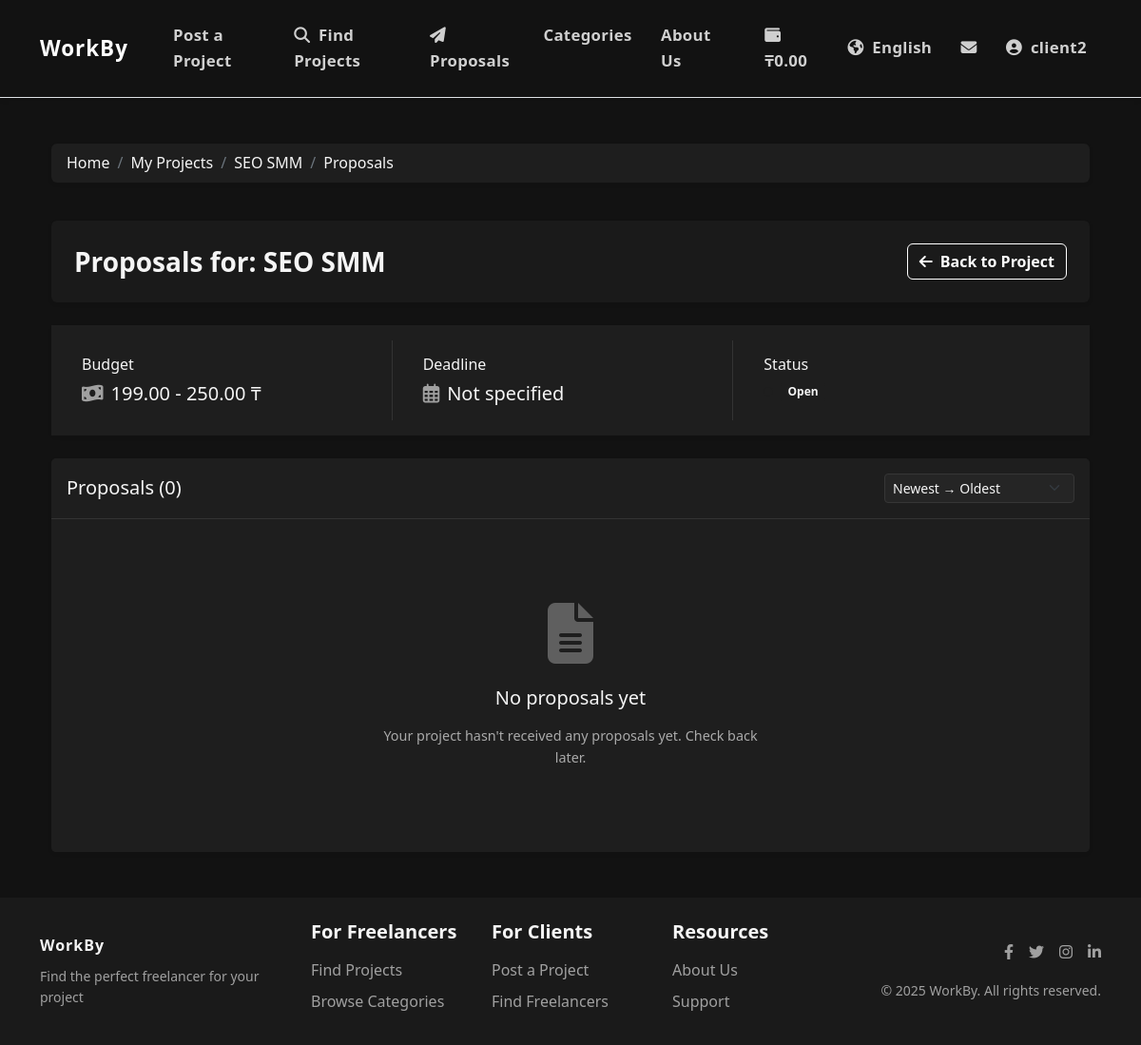
The page /en/projects/10/proposals/ (signed in) on the database as committed earlier.
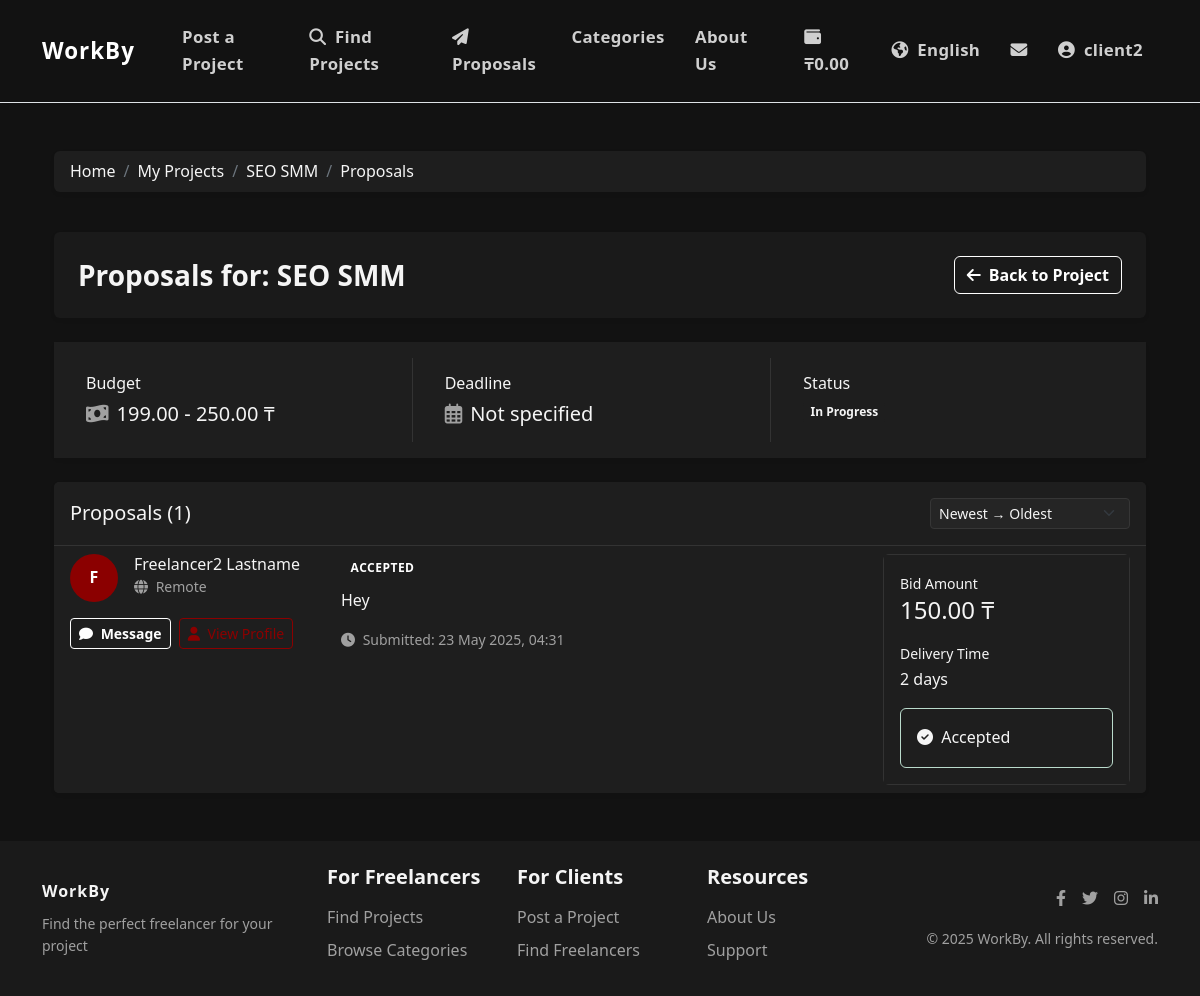
The same page on the database as committed later.
### jobs/models.py (models this page shows, shortened)
class Project(models.Model):
    STATUS_CHOICES = (
        ('draft', _('Draft')),
        ('open', _('Open')),
        ('in_progress', _('In Progress')),
        ('completed', _('Completed')),
        ('cancelled', _('Cancelled')),
    )
    BUDGET_TYPE_CHOICES = (
        ('fixed', _('Fixed Price')),
        ('hourly', _('Hourly Rate')),
    )
    title = models.CharField(_('Title'), max_length=200)
    description = models.TextField(_('Description'))
    client = models.ForeignKey(
        settings.AUTH_USER_MODEL,
        on_delete=models.CASCADE,
        related_name='client_projects'
    )
    category = models.ForeignKey(
        Category,
        on_delete=models.CASCADE,
        related_name='projects'
    )
    tags = models.ManyToManyField(
        Tag,
        blank=True,
        related_name='projects'
    )
    budget_type = models.CharField(
        _('Budget Type'),
        max_length=10,
        choices=BUDGET_TYPE_CHOICES
    )
    budget_min = models.DecimalField(
        _('Minimum Budget'),
        max_digits=10,
        decimal_places=2
    )
    budget_max = models.DecimalField(
        _('Maximum Budget'),
        max_digits=10,
        decimal_places=2
    )
    deadline = models.DateTimeField(_('Deadline'), null=True, blank=True)
    status = models.CharField(
        _('Status'),
        max_length=20,
        choices=STATUS_CHOICES,
        default='draft'
    )
    created_at = models.DateTimeField(_('Created At'), auto_now_add=True)
    updated_at = models.DateTimeField(_('Updated At'), auto_now=True)
    location_required = models.CharField(_('Location Required'), max_length=100, blank=True)
    is_remote = models.BooleanField(_('Remote Job'), default=True)
    experience_required = models.CharField(_('Experience Required'), max_length=100, blank=True)
    is_private = models.BooleanField(_('Private Project'), default=False, help_text=_('Private projects are only visible to invited freelancers'))
    class Meta:
        verbose_name = _('Project')
        verbose_name_plural = _('Projects')
        ordering = ['-created_at']

class Proposal(models.Model):
    STATUS_CHOICES = (
        ('pending', _('Pending')),
        ('accepted', _('Accepted')),
        ('rejected', _('Rejected')),
        ('withdrawn', _('Withdrawn')),
    )
    freelancer = models.ForeignKey(
        settings.AUTH_USER_MODEL,
        on_delete=models.CASCADE,
        related_name='freelancer_proposals'
    )
    project = models.ForeignKey(
        Project,
        on_delete=models.CASCADE,
        related_name='proposals'
    )
    cover_letter = models.TextField(_('Cover Letter'))
    bid_amount = models.DecimalField(_('Bid Amount'), max_digits=10, decimal_places=2)
    delivery_time = models.PositiveIntegerField(_('Delivery Time (days)'))
    status = models.CharField(
        _('Status'),
        max_length=20,
        choices=STATUS_CHOICES,
        default='pending'
    )
    created_at = models.DateTimeField(_('Created At'), auto_now_add=True)
    updated_at = models.DateTimeField(_('Updated At'), auto_now=True)
    class Meta:
        verbose_name = _('Proposal')
        verbose_name_plural = _('Proposals')
        ordering = ['-created_at']
        unique_together = ['freelancer', 'project']

### accounts/models.py (models this page shows, shortened)
class User(AbstractUser):
    USER_TYPE_CHOICES = (
        ('client', _('Client')),
        ('freelancer', _('Freelancer')),
    )
    LANGUAGE_CHOICES = (
        ('en', _('English')),
        ('ru', _('Russian')),
        ('kk', _('Kazakh')),
    )
    user_type = models.CharField(_('User Type'), max_length=10, choices=USER_TYPE_CHOICES, default='client')
    bio = models.TextField(_('Biography'), blank=True)
    avatar = models.ImageField(_('Avatar'), upload_to='avatars/', blank=True, null=True)
    phone_number = models.CharField(_('Phone Number'), max_length=15, blank=True)
    preferred_language = models.CharField(_('Preferred Language'), max_length=2, choices=LANGUAGE_CHOICES, default='en')
    dark_mode = models.BooleanField(_('Dark Mode'), default=False)
    skills = models.TextField(_('Skills'), blank=True)
    hourly_rate = models.DecimalField(_('Hourly Rate'), max_digits=10, decimal_places=2, null=True, blank=True)
    company_name = models.CharField(_('Company Name'), max_length=100, blank=True)
    def get_full_name(self):
        if self.first_name or self.last_name:
            return f"{self.first_name} {self.last_name}".strip()
        return self.username
    @property
    def is_client(self):
        return self.user_type == 'client'
    @property
    def is_freelancer(self):
        return self.user_type == 'freelancer'

### jobs/views.py (the view)
# urls.py: path('projects/<int:pk>/proposals/', views.project_proposals_view, name='project_proposals'),
@login_required
def project_proposals_view(request, pk):
    project = get_object_or_404(Project, pk=pk)
    if project.client != request.user:
        return HttpResponseForbidden(_('You do not have permission to view proposals for this project'))
    proposals = Proposal.objects.filter(project=project)
    sort = request.GET.get('sort', 'recent')
    if sort == 'recent':
        proposals = proposals.order_by('-created_at')
    elif sort == 'oldest':
        proposals = proposals.order_by('created_at')
    elif sort == 'bid-low':
        proposals = proposals.order_by('bid_amount')
    elif sort == 'bid-high':
        proposals = proposals.order_by('-bid_amount')
    elif sort == 'delivery-short':
        proposals = proposals.order_by('delivery_time')
    context = {
        'project': project,
        'proposals': proposals,
        'proposals_count': proposals.count(),
        'sort': sort,
    }
    return render(request, 'jobs/project_proposals.html', context)

### templates/jobs/project_proposals.html (shortened to what the changed rows need)
{% extends 'base.html' %}
{% load i18n %}
{% load static %}
{% block content %}
<div class="container">
    <div class="row mt-4 mb-4">
        <div class="col-lg-12">
            <nav aria-label="breadcrumb">
                <ol class="breadcrumb bg-dark bg-opacity-50 py-2 px-3 rounded shadow-sm">
                    <li class="breadcrumb-item"><a href="{% url 'jobs:project_detail' project.pk %}" class="text-light">{{ project.title }}</a></li>
                </ol>
            </nav>
        </div>
    </div>
    <div class="row">
        <div class="col-lg-12">
            <div class="d-flex justify-content-between align-items-center p-4 bg-dark rounded shadow-sm mb-4">
                <h1 class="h3 mb-0 fw-bold">{% trans "Proposals for" %}: {{ project.title }}</h1>
                <a href="{% url 'jobs:project_detail' project.pk %}" class="btn btn-outline-light">
                    <i class="fas fa-arrow-left me-2"></i>{% trans "Back to Project" %}
                </a>
            </div>
            <div class="card border-0 bg-dark text-light shadow-sm mb-4">
                <div class="card-body">
                    <div class="project-info-grid" style="display: grid; grid-template-columns: repeat(3, 1fr); gap: 16px;">
                        <div class="info-item p-3 border-end border-secondary">
                            <h6 class="text-muted mb-2">{% trans "Budget" %}</h6>
                            <p class="h5 text-primary mb-0 d-flex align-items-center">
                                <i class="fas fa-money-bill-wave me-2 text-muted"></i>
                                {{ project.budget_min }} - {{ project.budget_max }} ₸
                            </p>
                        </div>
                        <div class="info-item p-3">
                            <p class="mb-0 d-flex align-items-center">
                                {% if project.status == 'open' %}
                                    <span class="status-indicator me-2" style="display: inline-block; width: 10px; height: 10px; border-radius: 50%; background-color: #4caf50;"></span>
                                    <span class="badge status-badge status-{{ project.status }}" style="color: #4caf50;">
                                        {{ project.get_status_display }}
                                    </span>
                                {% else %}
                                    <span class="badge status-badge status-{{ project.status }}">
                                        {{ project.get_status_display }}
                                    </span>
                                {% endif %}
                            </p>
                        </div>
                    </div>
                </div>
            </div>
        </div>
    </div>
    <div class="row">
        <div class="col-lg-12">
            <div class="card border-0 bg-dark text-light shadow-sm mb-4">
                <div class="card-header bg-dark py-3">
                    <div class="d-flex justify-content-between align-items-center">
                        <h5 class="mb-0 fs-5">{% trans "Proposals" %} ({{ proposals_count }})</h5>
                        <div class="sort-select-wrapper" style="width: 200px;">
                            <select class="form-select form-select-sm bg-dark text-light border-secondary" id="proposal-sort" onchange="window.location=this.value;">
                            </select>
                        </div>
                    </div>
                </div>
                <div class="list-group list-group-flush">
                    {% for proposal in proposals %}
                        <div class="list-group-item bg-dark border-light border-opacity-10">
                            <div class="row">
                                <div class="col-md-3">
                                    <div class="d-flex align-items-center mb-3">
                                        {% if proposal.freelancer.avatar %}
                                            <img src="{{ proposal.freelancer.avatar.url }}" alt="{{ proposal.freelancer.get_full_name }}" class="rounded-circle me-3" style="width: 48px; height: 48px; object-fit: cover;">
                                        {% else %}
                                            <div class="rounded-circle bg-primary d-flex align-items-center justify-content-center me-3" style="width: 48px; height: 48px;">
                                                <span class="text-white fw-bold">{{ proposal.freelancer.get_full_name|slice:":1"|upper }}</span>
                                            </div>
                                        {% endif %}
                                        <div>
                                            <h6 class="mb-0">
                                                <a href="{% url 'accounts:freelancer_detail' proposal.freelancer.username %}" class="text-decoration-none text-light">
                                                    {{ proposal.freelancer.get_full_name|default:proposal.freelancer.username }}
                                                </a>
                                            </h6>
                                            <small class="text-muted">
                                                {% if proposal.freelancer.location %}
                                                    <i class="fas fa-map-marker-alt me-1"></i> {{ proposal.freelancer.location }}
                                                {% else %}
                                                    <i class="fas fa-globe me-1"></i> {% trans "Remote" %}
                                                {% endif %}
                                            </small>
                                        </div>
                                    </div>
                                    <div class="d-flex gap-2">
                                        <a href="{% url 'chat:start_conversation' proposal.freelancer.id %}" class="btn btn-sm btn-outline-light">
                                            <i class="fas fa-comment me-1"></i> {% trans "Message" %}
                                        </a>
                                        <a href="{% url 'accounts:freelancer_detail' proposal.freelancer.username %}" class="btn btn-sm btn-outline-primary">
                                            <i class="fas fa-user me-1"></i> {% trans "View Profile" %}
                                        </a>
                                    </div>
                                </div>
                                <div class="col-md-6">
                                    <div class="mb-3">
                                        <span class="badge status-badge status-{{ proposal.status }} mb-2">{{ proposal.get_status_display }}</span>
                                        <p>{{ proposal.cover_letter|linebreaksbr|truncatewords:50 }}</p>
                                    </div>
                                    <div class="text-muted small">
                                        <i class="fas fa-clock me-1"></i> {% trans "Submitted" %}: {{ proposal.created_at|date:"d M Y, H:i" }}
                                    </div>
                                </div>
                                <div class="col-md-3">
                                    <div class="card bg-dark-gray h-100">
                                        <div class="card-body">
                                            <div class="bid-amount mb-3">
                                                <span class="text-muted small">{% trans "Bid Amount" %}</span>
                                                <h4 class="text-primary mb-0">{{ proposal.bid_amount }} ₸</h4>
                                            </div>
                                            <div class="delivery-time mb-3">
                                                <span class="text-muted small">{% trans "Delivery Time" %}</span>
                                                <div>{{ proposal.delivery_time }} {% trans "days" %}</div>
                                            </div>
                                                                                        {% if proposal.status == 'pending' %}
                                                <div class="proposal-actions d-grid gap-2">
                                                    {% csrf_token %}
                                                    <a href="{% url 'jobs:proposal_accept' pk=proposal.pk %}" class="btn btn-success w-100 mb-2 accept-proposal-btn" data-proposal-id="{{ proposal.pk }}">
                                                        <i class="fas fa-check me-1"></i> {% trans "Accept Proposal" %}
                                                    </a>
                                                    <a href="{% url 'jobs:proposal_reject' pk=proposal.pk %}" class="btn btn-outline-danger">
                                                        <i class="fas fa-times me-1"></i> {% trans "Decline" %}
                                                    </a>
                                                </div>
                                            {% elif proposal.status == 'accepted' %}
                                                <div class="alert alert-success mb-0">
                                                    <i class="fas fa-check-circle me-1"></i> {% trans "Accepted" %}
                                                </div>
                                            {% elif proposal.status == 'rejected' %}
                                                <div class="alert alert-danger mb-0">
                                                    <i class="fas fa-times-circle me-1"></i> {% trans "Declined" %}
                                                </div>
                                            {% endif %}
                                        </div>
                                    </div>
                                </div>
                            </div>
                        </div>
                    {% empty %}
                        <div class="list-group-item bg-dark text-center py-5">
                            <div class="empty-state" style="max-width: 400px; margin: 40px auto;">
                                <div class="mb-4">
                                    <i class="fas fa-file-alt fa-4x text-muted opacity-50"></i>
                                </div>
                                <h5 class="mb-3">{% trans "No proposals yet" %}</h5>
                                <p class="text-muted" style="font-size: 0.9rem; color: #aaa !important;">{% trans "Your project hasn't received any proposals yet. Check back later." %}</p>
                            </div>
                        </div>
                    {% endfor %}
                </div>
            </div>
        </div>
    </div>
</div>
{% endblock %}

Rows that differ between the two databases and show on the page:
changed Project "SEO SMM": status "Open" → "In Progress"
added Proposal: freelancer.get_full_name "F", freelancer.get_full_name "Freelancer2 Lastname", status "ACCEPTED", cover_letter "Hey", created_at "23 May 2025, 04:31", bid_amount "150.00", delivery_time "2"
Other text that changed with them:
{{ proposals_count }}: "0" → "1"
text no longer shown: "No proposals yet Your project hasn't received any proposals yet. Check back later."
